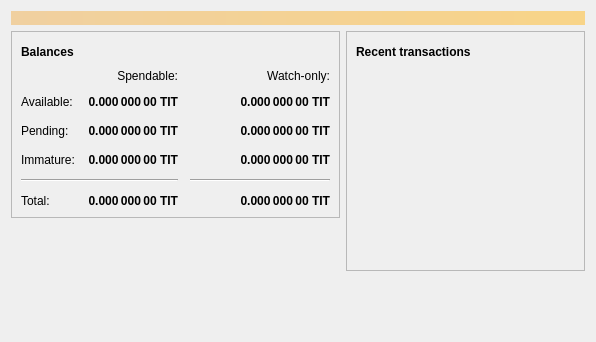
<?xml version="1.0" encoding="UTF-8"?>
<ui version="4.0">
 <class>OverviewPage</class>
 <widget class="QWidget" name="OverviewPage">
  <property name="geometry">
   <rect>
    <x>0</x>
    <y>0</y>
    <width>596</width>
    <height>342</height>
   </rect>
  </property>
  <property name="windowTitle">
   <string>Form</string>
  </property>
  <layout class="QVBoxLayout" name="topLayout">
   <item>
    <widget class="QLabel" name="labelAlerts">
     <property name="visible">
      <bool>false</bool>
     </property>
     <property name="styleSheet">
      <string notr="true">QLabel { background-color: qlineargradient(x1: 0, y1: 0, x2: 1, y2: 0, stop:0 #F0D0A0, stop:1 #F8D488); color:#000000; }</string>
     </property>
     <property name="wordWrap">
      <bool>true</bool>
     </property>
     <property name="margin">
      <number>3</number>
     </property>
     <property name="textInteractionFlags">
      <set>Qt::TextSelectableByMouse</set>
     </property>
    </widget>
   </item>
   <item>
    <layout class="QHBoxLayout" name="horizontalLayout" stretch="1,1">
     <item>
      <layout class="QVBoxLayout" name="verticalLayout_2">
       <item>
        <widget class="QFrame" name="frame">
         <property name="frameShape">
          <enum>QFrame::StyledPanel</enum>
         </property>
         <property name="frameShadow">
          <enum>QFrame::Raised</enum>
         </property>
         <layout class="QVBoxLayout" name="verticalLayout_4">
          <item>
           <layout class="QHBoxLayout" name="horizontalLayout_4">
            <item>
             <widget class="QLabel" name="label_5">
              <property name="font">
               <font>
                <weight>75</weight>
                <bold>true</bold>
               </font>
              </property>
              <property name="text">
               <string>Balances</string>
              </property>
             </widget>
            </item>
            <item>
             <widget class="QPushButton" name="labelWalletStatus">
              <property name="enabled">
               <bool>true</bool>
              </property>
              <property name="maximumSize">
               <size>
                <width>30</width>
                <height>16777215</height>
               </size>
              </property>
              <property name="toolTip">
               <string>The displayed information may be out of date. Your wallet automatically synchronizes with the Titcoin network after a connection is established, but this process has not completed yet.</string>
              </property>
              <property name="text">
               <string/>
              </property>
              <property name="icon">
               <iconset resource="../titcoin.qrc">
                <normaloff>:/icons/warning</normaloff>
                <disabledoff>:/icons/warning</disabledoff>:/icons/warning</iconset>
              </property>
              <property name="iconSize">
               <size>
                <width>24</width>
                <height>24</height>
               </size>
              </property>
              <property name="flat">
               <bool>true</bool>
              </property>
             </widget>
            </item>
            <item>
             <spacer name="horizontalSpacer_3">
              <property name="orientation">
               <enum>Qt::Horizontal</enum>
              </property>
              <property name="sizeHint" stdset="0">
               <size>
                <width>40</width>
                <height>20</height>
               </size>
              </property>
             </spacer>
            </item>
           </layout>
          </item>
          <item>
           <layout class="QGridLayout" name="gridLayout">
            <property name="spacing">
             <number>12</number>
            </property>
            <item row="2" column="2">
             <widget class="QLabel" name="labelWatchPending">
              <property name="font">
               <font>
                <weight>75</weight>
                <bold>true</bold>
               </font>
              </property>
              <property name="cursor">
               <cursorShape>IBeamCursor</cursorShape>
              </property>
              <property name="toolTip">
               <string>Unconfirmed transactions to watch-only addresses</string>
              </property>
              <property name="text">
               <string notr="true">0.000 000 00 TIT</string>
              </property>
              <property name="alignment">
               <set>Qt::AlignRight|Qt::AlignTrailing|Qt::AlignVCenter</set>
              </property>
              <property name="textInteractionFlags">
               <set>Qt::LinksAccessibleByMouse|Qt::TextSelectableByKeyboard|Qt::TextSelectableByMouse</set>
              </property>
             </widget>
            </item>
            <item row="2" column="1">
             <widget class="QLabel" name="labelUnconfirmed">
              <property name="font">
               <font>
                <weight>75</weight>
                <bold>true</bold>
               </font>
              </property>
              <property name="cursor">
               <cursorShape>IBeamCursor</cursorShape>
              </property>
              <property name="toolTip">
               <string>Total of transactions that have yet to be confirmed, and do not yet count toward the spendable balance</string>
              </property>
              <property name="text">
               <string notr="true">0.000 000 00 TIT</string>
              </property>
              <property name="alignment">
               <set>Qt::AlignRight|Qt::AlignTrailing|Qt::AlignVCenter</set>
              </property>
              <property name="textInteractionFlags">
               <set>Qt::LinksAccessibleByMouse|Qt::TextSelectableByKeyboard|Qt::TextSelectableByMouse</set>
              </property>
             </widget>
            </item>
            <item row="3" column="2">
             <widget class="QLabel" name="labelWatchImmature">
              <property name="font">
               <font>
                <weight>75</weight>
                <bold>true</bold>
               </font>
              </property>
              <property name="cursor">
               <cursorShape>IBeamCursor</cursorShape>
              </property>
              <property name="toolTip">
               <string>Mined balance in watch-only addresses that has not yet matured</string>
              </property>
              <property name="text">
               <string notr="true">0.000 000 00 TIT</string>
              </property>
              <property name="alignment">
               <set>Qt::AlignRight|Qt::AlignTrailing|Qt::AlignVCenter</set>
              </property>
              <property name="textInteractionFlags">
               <set>Qt::LinksAccessibleByMouse|Qt::TextSelectableByKeyboard|Qt::TextSelectableByMouse</set>
              </property>
             </widget>
            </item>
            <item row="4" column="0" colspan="2">
             <widget class="Line" name="line">
              <property name="orientation">
               <enum>Qt::Horizontal</enum>
              </property>
             </widget>
            </item>
            <item row="4" column="2">
             <widget class="Line" name="lineWatchBalance">
              <property name="sizePolicy">
               <sizepolicy hsizetype="Preferred" vsizetype="Fixed">
                <horstretch>0</horstretch>
                <verstretch>0</verstretch>
               </sizepolicy>
              </property>
              <property name="minimumSize">
               <size>
                <width>140</width>
                <height>0</height>
               </size>
              </property>
              <property name="orientation">
               <enum>Qt::Horizontal</enum>
              </property>
             </widget>
            </item>
            <item row="5" column="0">
             <widget class="QLabel" name="labelTotalText">
              <property name="text">
               <string>Total:</string>
              </property>
             </widget>
            </item>
            <item row="3" column="1">
             <widget class="QLabel" name="labelImmature">
              <property name="font">
               <font>
                <weight>75</weight>
                <bold>true</bold>
               </font>
              </property>
              <property name="cursor">
               <cursorShape>IBeamCursor</cursorShape>
              </property>
              <property name="toolTip">
               <string>Mined balance that has not yet matured</string>
              </property>
              <property name="text">
               <string notr="true">0.000 000 00 TIT</string>
              </property>
              <property name="alignment">
               <set>Qt::AlignRight|Qt::AlignTrailing|Qt::AlignVCenter</set>
              </property>
              <property name="textInteractionFlags">
               <set>Qt::LinksAccessibleByMouse|Qt::TextSelectableByKeyboard|Qt::TextSelectableByMouse</set>
              </property>
             </widget>
            </item>
            <item row="2" column="3">
             <spacer name="horizontalSpacer_2">
              <property name="orientation">
               <enum>Qt::Horizontal</enum>
              </property>
              <property name="sizeHint" stdset="0">
               <size>
                <width>40</width>
                <height>20</height>
               </size>
              </property>
             </spacer>
            </item>
            <item row="3" column="0">
             <widget class="QLabel" name="labelImmatureText">
              <property name="text">
               <string>Immature:</string>
              </property>
             </widget>
            </item>
            <item row="5" column="1">
             <widget class="QLabel" name="labelTotal">
              <property name="font">
               <font>
                <weight>75</weight>
                <bold>true</bold>
               </font>
              </property>
              <property name="cursor">
               <cursorShape>IBeamCursor</cursorShape>
              </property>
              <property name="toolTip">
               <string>Your current total balance</string>
              </property>
              <property name="text">
               <string notr="true">0.000 000 00 TIT</string>
              </property>
              <property name="alignment">
               <set>Qt::AlignRight|Qt::AlignTrailing|Qt::AlignVCenter</set>
              </property>
              <property name="textInteractionFlags">
               <set>Qt::LinksAccessibleByMouse|Qt::TextSelectableByKeyboard|Qt::TextSelectableByMouse</set>
              </property>
             </widget>
            </item>
            <item row="5" column="2">
             <widget class="QLabel" name="labelWatchTotal">
              <property name="font">
               <font>
                <weight>75</weight>
                <bold>true</bold>
               </font>
              </property>
              <property name="cursor">
               <cursorShape>IBeamCursor</cursorShape>
              </property>
              <property name="toolTip">
               <string>Current total balance in watch-only addresses</string>
              </property>
              <property name="text">
               <string notr="true">0.000 000 00 TIT</string>
              </property>
              <property name="alignment">
               <set>Qt::AlignRight|Qt::AlignTrailing|Qt::AlignVCenter</set>
              </property>
              <property name="textInteractionFlags">
               <set>Qt::LinksAccessibleByMouse|Qt::TextSelectableByKeyboard|Qt::TextSelectableByMouse</set>
              </property>
             </widget>
            </item>
            <item row="0" column="2">
             <widget class="QLabel" name="labelWatchonly">
              <property name="text">
               <string>Watch-only:</string>
              </property>
              <property name="alignment">
               <set>Qt::AlignRight|Qt::AlignTrailing|Qt::AlignVCenter</set>
              </property>
             </widget>
            </item>
            <item row="1" column="0">
             <widget class="QLabel" name="labelBalanceText">
              <property name="text">
               <string>Available:</string>
              </property>
             </widget>
            </item>
            <item row="1" column="1">
             <widget class="QLabel" name="labelBalance">
              <property name="font">
               <font>
                <weight>75</weight>
                <bold>true</bold>
               </font>
              </property>
              <property name="cursor">
               <cursorShape>IBeamCursor</cursorShape>
              </property>
              <property name="toolTip">
               <string>Your current spendable balance</string>
              </property>
              <property name="text">
               <string notr="true">0.000 000 00 TIT</string>
              </property>
              <property name="alignment">
               <set>Qt::AlignRight|Qt::AlignTrailing|Qt::AlignVCenter</set>
              </property>
              <property name="textInteractionFlags">
               <set>Qt::LinksAccessibleByMouse|Qt::TextSelectableByKeyboard|Qt::TextSelectableByMouse</set>
              </property>
             </widget>
            </item>
            <item row="1" column="2">
             <widget class="QLabel" name="labelWatchAvailable">
              <property name="font">
               <font>
                <weight>75</weight>
                <bold>true</bold>
               </font>
              </property>
              <property name="cursor">
               <cursorShape>IBeamCursor</cursorShape>
              </property>
              <property name="toolTip">
               <string>Your current balance in watch-only addresses</string>
              </property>
              <property name="text">
               <string notr="true">0.000 000 00 TIT</string>
              </property>
              <property name="alignment">
               <set>Qt::AlignRight|Qt::AlignTrailing|Qt::AlignVCenter</set>
              </property>
              <property name="textInteractionFlags">
               <set>Qt::LinksAccessibleByMouse|Qt::TextSelectableByKeyboard|Qt::TextSelectableByMouse</set>
              </property>
             </widget>
            </item>
            <item row="2" column="0">
             <widget class="QLabel" name="labelPendingText">
              <property name="text">
               <string>Pending:</string>
              </property>
             </widget>
            </item>
            <item row="0" column="1">
             <widget class="QLabel" name="labelSpendable">
              <property name="text">
               <string>Spendable:</string>
              </property>
              <property name="alignment">
               <set>Qt::AlignRight|Qt::AlignTrailing|Qt::AlignVCenter</set>
              </property>
             </widget>
            </item>
           </layout>
          </item>
         </layout>
        </widget>
       </item>
       <item>
        <spacer name="verticalSpacer">
         <property name="orientation">
          <enum>Qt::Vertical</enum>
         </property>
         <property name="sizeHint" stdset="0">
          <size>
           <width>20</width>
           <height>40</height>
          </size>
         </property>
        </spacer>
       </item>
      </layout>
     </item>
     <item>
      <layout class="QVBoxLayout" name="verticalLayout_3">
       <item>
        <widget class="QFrame" name="frame_2">
         <property name="frameShape">
          <enum>QFrame::StyledPanel</enum>
         </property>
         <property name="frameShadow">
          <enum>QFrame::Raised</enum>
         </property>
         <layout class="QVBoxLayout" name="verticalLayout">
          <item>
           <layout class="QHBoxLayout" name="horizontalLayout_2">
            <item>
             <widget class="QLabel" name="label_4">
              <property name="font">
               <font>
                <weight>75</weight>
                <bold>true</bold>
               </font>
              </property>
              <property name="text">
               <string>Recent transactions</string>
              </property>
             </widget>
            </item>
            <item>
             <widget class="QPushButton" name="labelTransactionsStatus">
              <property name="enabled">
               <bool>true</bool>
              </property>
              <property name="maximumSize">
               <size>
                <width>30</width>
                <height>16777215</height>
               </size>
              </property>
              <property name="toolTip">
               <string>The displayed information may be out of date. Your wallet automatically synchronizes with the Titcoin network after a connection is established, but this process has not completed yet.</string>
              </property>
              <property name="text">
               <string/>
              </property>
              <property name="icon">
               <iconset resource="../titcoin.qrc">
                <normaloff>:/icons/warning</normaloff>
                <disabledoff>:/icons/warning</disabledoff>:/icons/warning</iconset>
              </property>
              <property name="iconSize">
               <size>
                <width>24</width>
                <height>24</height>
               </size>
              </property>
              <property name="flat">
               <bool>true</bool>
              </property>
             </widget>
            </item>
            <item>
             <spacer name="horizontalSpacer">
              <property name="orientation">
               <enum>Qt::Horizontal</enum>
              </property>
              <property name="sizeHint" stdset="0">
               <size>
                <width>40</width>
                <height>20</height>
               </size>
              </property>
             </spacer>
            </item>
           </layout>
          </item>
          <item>
           <widget class="QListView" name="listTransactions">
            <property name="styleSheet">
             <string notr="true">QListView { background: transparent; }</string>
            </property>
            <property name="frameShape">
             <enum>QFrame::NoFrame</enum>
            </property>
            <property name="verticalScrollBarPolicy">
             <enum>Qt::ScrollBarAlwaysOff</enum>
            </property>
            <property name="horizontalScrollBarPolicy">
             <enum>Qt::ScrollBarAlwaysOff</enum>
            </property>
            <property name="selectionMode">
             <enum>QAbstractItemView::NoSelection</enum>
            </property>
           </widget>
          </item>
         </layout>
        </widget>
       </item>
       <item>
        <spacer name="verticalSpacer_2">
         <property name="orientation">
          <enum>Qt::Vertical</enum>
         </property>
         <property name="sizeHint" stdset="0">
          <size>
           <width>20</width>
           <height>40</height>
          </size>
         </property>
        </spacer>
       </item>
      </layout>
     </item>
    </layout>
   </item>
  </layout>
 </widget>
 <resources/>
 <connections/>
</ui>
